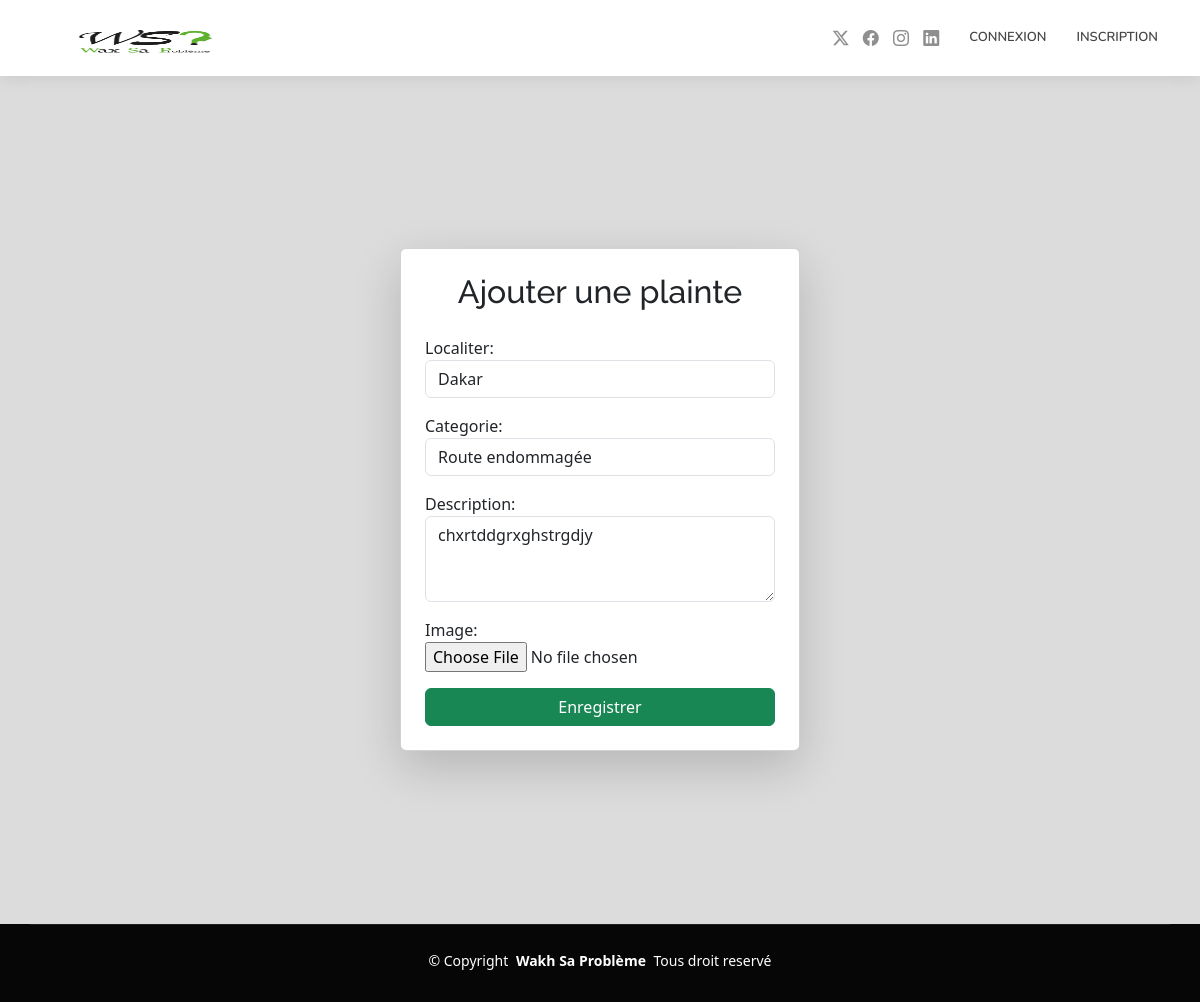
The page /modifier/4 on the database its author committed.
### plainte/models.py (models this page shows, shortened)
class Plainte(models.Model):
    STATUT = [('En attente', 'En attente'),('En cours', 'En cours'),('Résolue', 'Résolue')]
    CATEGORIES = [('Route endommagée', 'Route endommagée'),('Coupure d\'eau', 'Coupure d\'eau'),('Problème d\'électricité', 'Problème d\'électricité'),('autre', 'Autre')]
    LOCALITER=[('Dakar','Dakar'),('Thies','Thies'),('Mbour','Mbour'),('Saint-louis','Saint-louis'),('Sedhiou','Sedhiou'),('Tambacounda','Tambacounda'),('Louga','Louga')]
    citoyen = models.ForeignKey(User, on_delete=models.CASCADE)
    categorie = models.CharField(max_length=50, choices=CATEGORIES, null=True)
    Localiter= models.CharField(max_length=40, choices=LOCALITER, null=False)
    image=models.ImageField(upload_to='media/', blank=True, null=True)
    description = models.TextField()
    statut = models.CharField(max_length=20, choices=STATUT, default='En attente')
    date_creation = models.DateTimeField(auto_now_add=True)

### plainte/views.py (the view)
# urls.py: path("modifier/<int:id>", Modifier, name='modifier'),
def Modifier (request, id):
    plainte= Plainte.objects.get(id=id)
    if request.method == 'POST':
        form = AjoutPlainte(request.POST,request.FILES, instance=plainte)
        if form.is_valid():
            plainte = form.save(commit=False)
            plainte.citoyen = request.user
            plainte.save()
            return redirect('index')
    else:
        form = AjoutPlainte(instance=plainte)
    return render(request, 'ajout_plainte.html', {'form': form, 'plainte':plainte})

### plainte/forms.py
class AjoutPlainte(forms.ModelForm):
    class Meta:
        model = Plainte
        fields = ['Localiter','categorie', 'description','image']
        widgets = {
             'Localiter': forms.Select(attrs={'class': 'form-control'}),
             'categorie': forms.Select(attrs={'class': 'form-control'}),
             'description': forms.Textarea(attrs={'class': 'form-control', 'rows': 3}),
             'image': forms.FileInput(
                attrs={
                    'class': 'form-control-file'
                }
            )
         }

### plainte/templates/ajout_plainte.html (shortened to what this page needs)
{% extends "base.html" %}
{% block content %}
<link href="https://cdn.jsdelivr.net/npm/bootstrap@5.3.3/dist/css/bootstrap.min.css" rel="stylesheet">
<div class="container d-flex justify-content-center align-items-center" style="height: 100vh;">
    <div class="card shadow-lg p-4" style="width: 400px;">
        <h2 class="text-center mb-4">Ajouter une plainte</h2>
        <form method="post" enctype="multipart/form-data">
            {{ form.as_p }}
            <button type="submit" class="btn btn-success w-100">Enregistrer</button>
        </form>
    </div>
</div>
{% endblock %}

### static/css/main.css (style rules this page uses)
:root { --default-font: "Roboto", system-ui, -apple-system, "Segoe UI", Roboto, "Helvetica Neue", Arial, "Noto Sans", "Liberation Sans", sans-serif, "Apple Color Emoji", "Segoe UI Emoji", "Segoe UI Symbol", "Noto Color Emoji"; --heading-font: "Raleway", sans-serif; --nav-font: "Nunito", sans-serif; }
:root { --background-color: #ffffff; --default-color: #444444; --heading-color: #111111; --accent-color: #1bbd36; --surface-color: #ffffff; --contrast-color: #ffffff; }
:root { --nav-color: #444444; --nav-hover-color: #1bbd36; --nav-mobile-background-color: #ffffff; --nav-dropdown-background-color: #ffffff; --nav-dropdown-color: #444444; --nav-dropdown-hover-color: #1bbd36; }
:root { scroll-behavior: smooth; }
body { color: var(--default-color); background-color: var(--background-color); font-family: var(--default-font); }
h1, h2, h3, h4, h5, h6 { color: var(--heading-color); font-family: var(--heading-font); }

### plainte/templates/ajout_plainte.html (style rules this page uses)
body { background-color:gainsboro ; }

### rows shown on the page
Plainte: Localiter "Dakar", categorie "Route endommagée", description "chxrtddgrxghstrgdjy"
